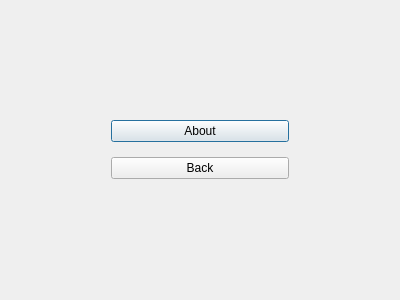
<?xml version="1.0" encoding="UTF-8"?>
<ui version="4.0">
 <class>info</class>
 <widget class="QDialog" name="info">
  <property name="geometry">
   <rect>
    <x>0</x>
    <y>0</y>
    <width>400</width>
    <height>300</height>
   </rect>
  </property>
  <property name="windowTitle">
   <string>Information</string>
  </property>
  <layout class="QGridLayout" name="gridLayout">
   <item row="3" column="1">
    <spacer name="verticalSpacer_2">
     <property name="orientation">
      <enum>Qt::Vertical</enum>
     </property>
     <property name="sizeType">
      <enum>QSizePolicy::Fixed</enum>
     </property>
     <property name="sizeHint" stdset="0">
      <size>
       <width>20</width>
       <height>100</height>
      </size>
     </property>
    </spacer>
   </item>
   <item row="1" column="1">
    <widget class="QPushButton" name="pushButton">
     <property name="focusPolicy">
      <enum>Qt::NoFocus</enum>
     </property>
     <property name="text">
      <string>About</string>
     </property>
     <property name="autoDefault">
      <bool>false</bool>
     </property>
     <property name="default">
      <bool>true</bool>
     </property>
     <property name="flat">
      <bool>false</bool>
     </property>
    </widget>
   </item>
   <item row="0" column="1">
    <spacer name="verticalSpacer">
     <property name="orientation">
      <enum>Qt::Vertical</enum>
     </property>
     <property name="sizeType">
      <enum>QSizePolicy::Fixed</enum>
     </property>
     <property name="sizeHint" stdset="0">
      <size>
       <width>20</width>
       <height>100</height>
      </size>
     </property>
    </spacer>
   </item>
   <item row="1" column="0">
    <spacer name="horizontalSpacer">
     <property name="orientation">
      <enum>Qt::Horizontal</enum>
     </property>
     <property name="sizeType">
      <enum>QSizePolicy::Fixed</enum>
     </property>
     <property name="sizeHint" stdset="0">
      <size>
       <width>100</width>
       <height>20</height>
      </size>
     </property>
    </spacer>
   </item>
   <item row="2" column="1">
    <widget class="QPushButton" name="pushButton_2">
     <property name="text">
      <string>Back</string>
     </property>
     <property name="autoDefault">
      <bool>false</bool>
     </property>
    </widget>
   </item>
   <item row="1" column="2">
    <spacer name="horizontalSpacer_2">
     <property name="orientation">
      <enum>Qt::Horizontal</enum>
     </property>
     <property name="sizeType">
      <enum>QSizePolicy::Fixed</enum>
     </property>
     <property name="sizeHint" stdset="0">
      <size>
       <width>100</width>
       <height>20</height>
      </size>
     </property>
    </spacer>
   </item>
  </layout>
 </widget>
 <resources/>
 <connections/>
</ui>
